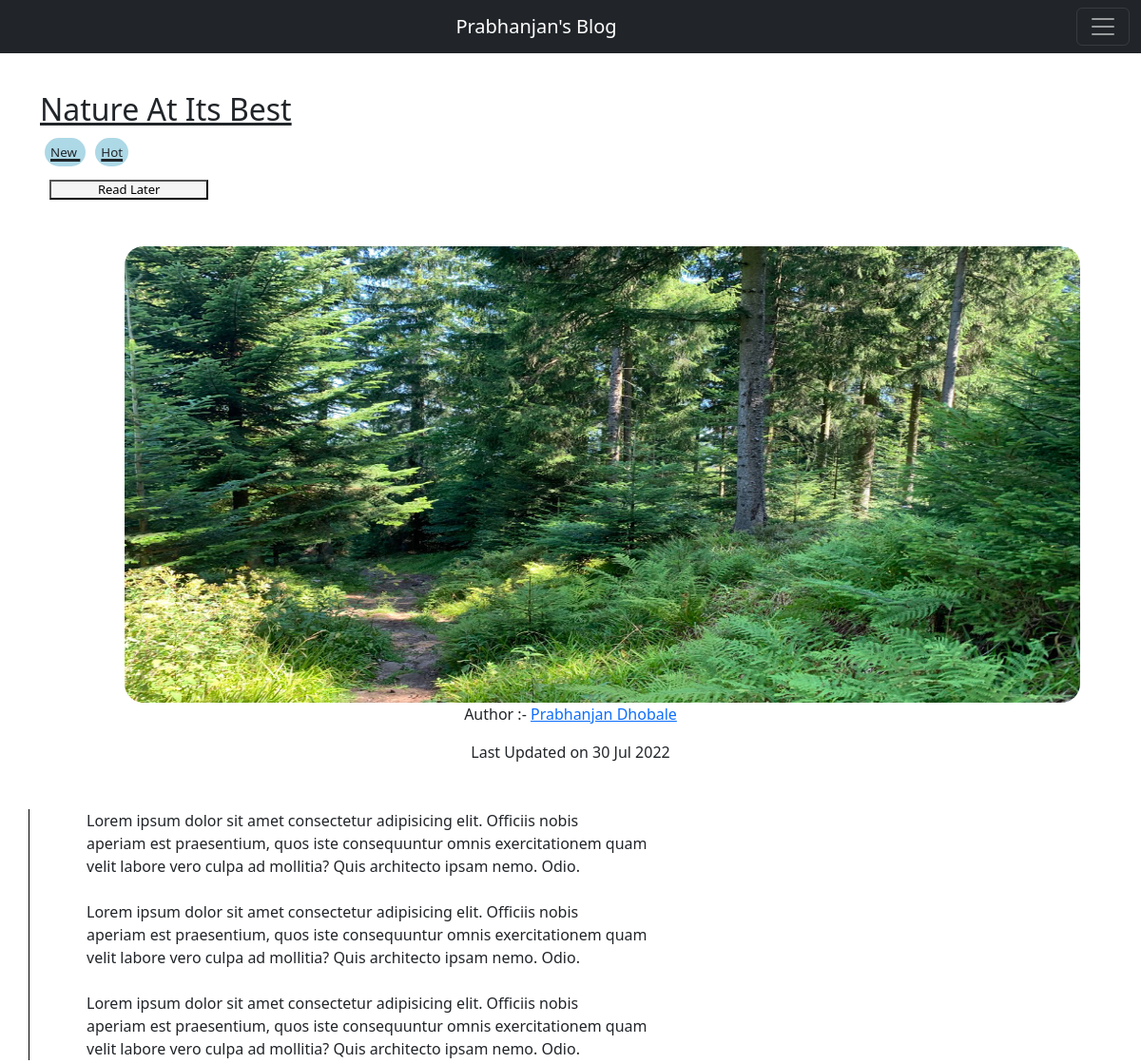
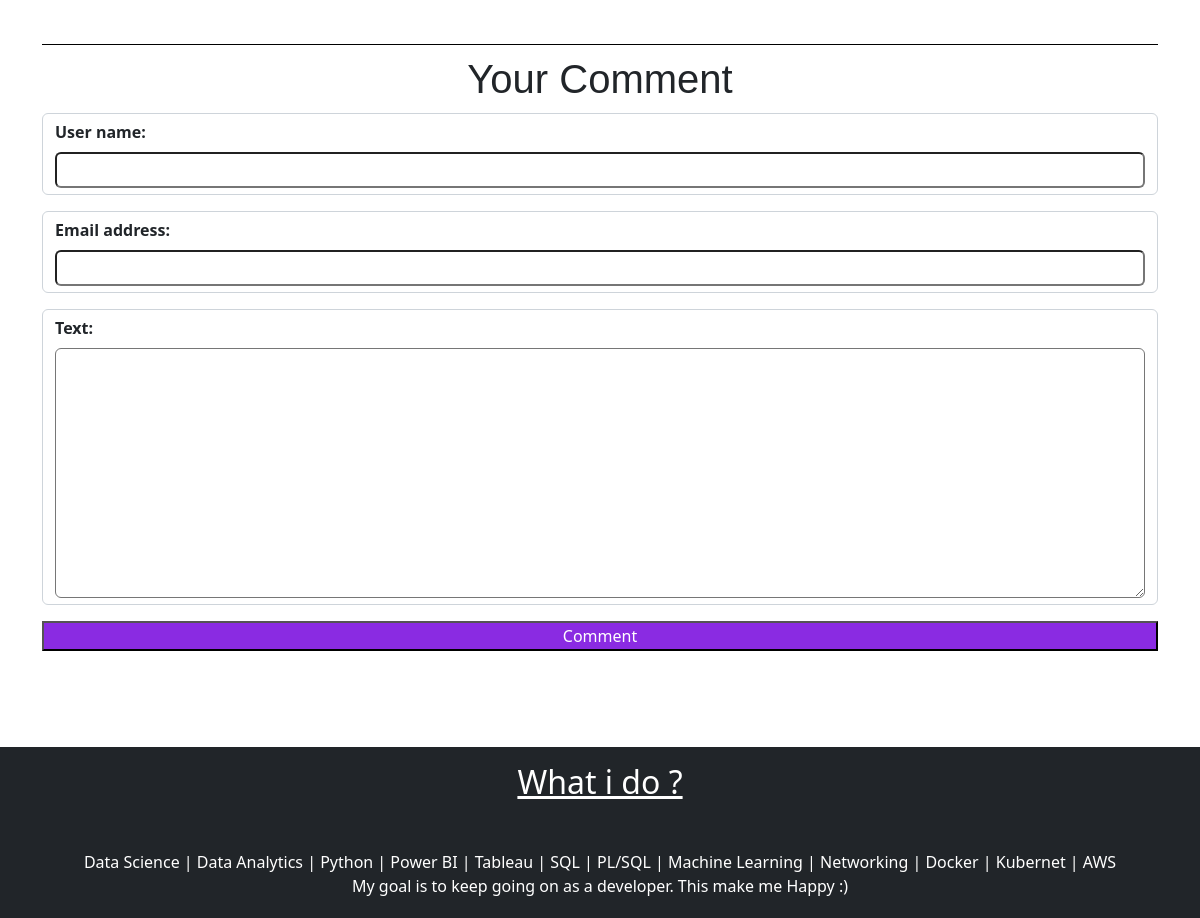
The page /posts/nature-at-its-best on the database its author committed (2 pictures, top to bottom).
### blog/models.py (models this page shows, shortened)
class Post(models.Model):
    title = models.CharField(max_length=150)
    excerpt = models.CharField(max_length=200)
    image = models.ImageField(upload_to="posts", null=True)
    date = models.DateField(auto_now=True)
    slug = models.SlugField(unique=True, db_index=True)
    content = models.TextField(validators=[MinLengthValidator(10)])
    author = models.ForeignKey(
        Authors, null=True, on_delete=models.SET_NULL, related_name="posts")
    tags = models.ManyToManyField(Tag)

class Tag(models.Model):
    caption = models.CharField(max_length=20)

class Authors(models.Model):
    first_name = models.CharField(max_length=100)
    last_name = models.CharField(max_length=100)
    email_address = models.EmailField()
    def __str__(self) -> str:
        return f"{self.first_name} {self.last_name}"

### blog/views.py (the view, shortened to what this page needs)
# urls.py: path('posts/<slug:slug>', views.SinglePostView.as_view(), name="hole_post"),
class SinglePostView(DetailView):
    def is_stored_post(self, request, post_id):
        stored_posts = request.session.get("stored_posts")
        if stored_posts is not None:
            is_saved_for_later = post_id in stored_posts
        else:
            is_saved_for_later = False
        return is_saved_for_later
    def get(self, request, slug):
        post = Post.objects.get(slug=slug)
        context = {
            "post":post,
            "post_tags":post.tags.all(),
            "comment_form":CommentForm(),
            "comments": post.comments.all().order_by("-id"),
            "saved_for_later": self.is_stored_post(request, post.id)
        }
        return render(request, "blog/post-details.html", context)

### blog/forms.py
class CommentForm(forms.ModelForm):
    class Meta:
        model = Comment
        exclude = ["post"]
        label = {
            "user_name" : 'Your Name',
            "user_email": 'Your Email',
            "text": "Your Comment"
        }

### blog/templates/blog/post-details.html (shortened to what this page needs)
{% extends 'skeleton.html' %}
{% load static %}
{% block content %}
<section class="container">
    <h2>
        {{post.title}} <br />
        <span>
            {% for tag in post_tags %}
                <span style="font-size: 10pt; background-color: lightblue; margin: 0 5px;padding:6px;border-radius: 20px;">{{tag.caption}} </span>
            {% endfor %}
            <form action="{% url 'read-later' %}" method="POST">
                {% if saved_for_later %}
                <button class="btn-read-later">Remove From Read Later</button>
                {% else %}
                <button class="btn-read-later">Read Later</button>
                {% endif %}
            </form>
        </span>
    </h2>
    <article>
        <img class="img-blog text-center" src="{{ post.image.url }}" alt="{{post.title}}" />
        <address class="text-center">Author :- <a href="mailto:{{post.author.email_address}}">{{post.author}}</a></address>
        <div class="text-center">
            Last Updated on <time>{{post.date| date:'d M Y'}}</time>
        </div>
    </article>
</section>
<main class="container main-blog">
    <div class="m-5">
        {{post.content| linebreaksbr}}
    </div>
</main>
<main class="container">
    <form class="form-cls" action="{% url 'hole_post' post.slug %}" method="POST">
       <h1>Your Comment</h1>
       {% for form_field in comment_form %}
        <div class="form-control {% if form_field_errors %} invalid {% endif %}">
            {{form_field.label_tag}}
            {{form_field}}
        </div>
       {% endfor %}
       <button>Comment</button>
    </form>
</main>
{% endblock %}

### blog/templates/blog/post-details.html (style rules this page uses)
.img-blog { width: 90%; height: 30rem; margin: 0 8%; border-radius: 20px; }
h2 { margin-top: 6rem; margin-bottom: 3rem; text-decoration: underline; }
.main-blog { border-left: 1px solid black; }
.form-cls h1 { margin: 10px auto; text-align: center; font-family: 'Trebuchet MS', 'Lucida Sans Unicode', 'Lucida Grande', 'Lucida Sans', Arial, sans-serif; }
.form-cls { border-top: 1px solid black; }
.form-control { margin-bottom: 1rem; }
.form-control label { font-weight: bold; margin-bottom: 0.5rem; display: block; }
.form-control input, .form-control textarea { display: block; width: 100%; font: inherit; padding: 0.25rem; border-radius: 6px; }
.form-cls button { width: 100%; background-color: blueviolet; color: white; }
.btn-read-later { height: 15%; width: 15%; font-size: small; background: whitesmoke; color: black; margin: 0 10px; cursor: pointer; }

### rows shown on the page
Post: title "Nature At Its Best", image (picture), author "Prabhanjan Dhobale", date "30 Jul 2022", content "Lorem ipsum dolor sit amet consectetur adipisicing elit. Officiis nobis aperiam est praesentium, quos iste consequuntur omnis exercitationem quam velit labore vero culpa ad mollitia? Quis architecto ipsam nemo. Odio. Lorem ipsum dolor sit amet consectetur adipisicing elit. Officiis nobis aperiam est praesentium, quos iste consequuntur omnis exercitationem quam velit labore vero culpa ad mollitia? Quis architecto ipsam nemo. Odio. Lorem ipsum dolor sit amet consectetur adipisicing elit. Officiis nobis aperiam est praesentium, quos iste consequuntur omnis exercitationem quam velit labore vero culpa ad mollitia? Quis architecto ipsam nemo. Odio."
Tag: caption "New"
Tag: caption "Hot"
